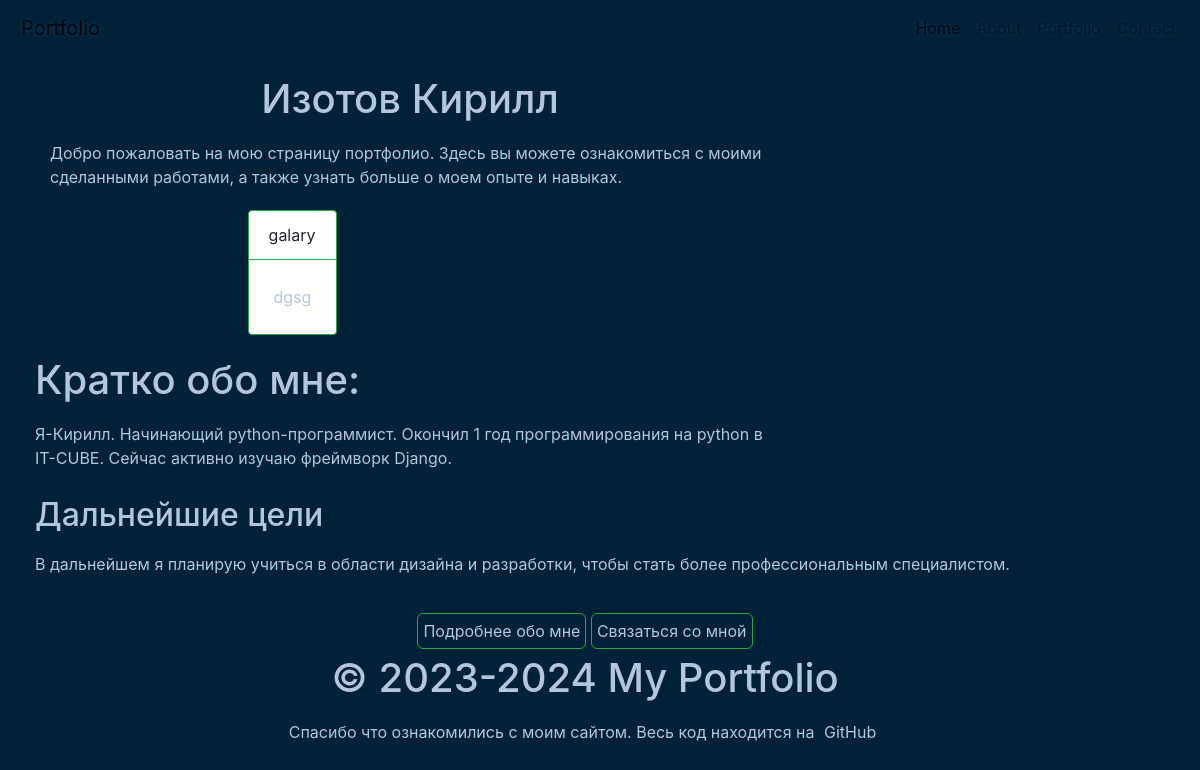
The app's page /, older data.
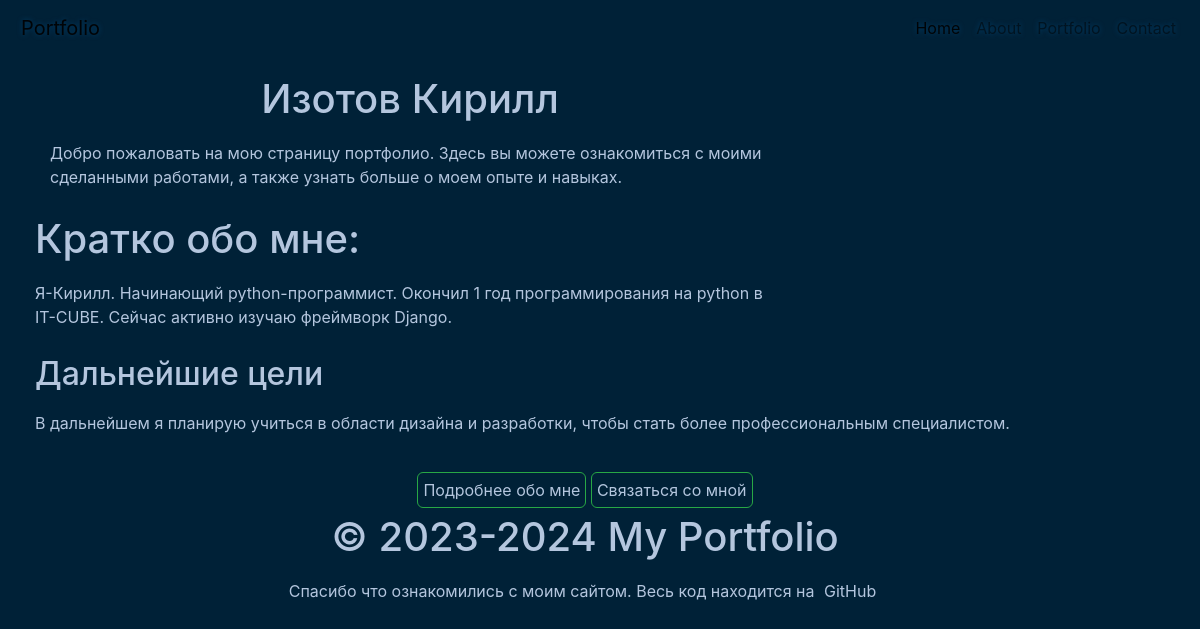
The same page, newer data.
### main/models.py (models this page shows, shortened)
class Post(models.Model):
    title = models.CharField(max_length=100)
    text = models.TextField()

### main/views.py (the view)
# urls.py: path('', index, name='home'),
def index(request) :
    post = Post.objects.order_by('-id')[:1]
    data = {
        'title': 'Главная страница',
        'card': ['категория', 'текст', 'вывод'],
        'post': post,
    }
    return render(request, 'main/index.html', {'data': data})

### main/templates/main/index.html (shortened to what this page needs)
{% extends 'main/baze.html' %}
{% block content%}
  <div class="container adaptive-text">
    <div class="row justify-content-between">
        <div class="col-8">
            <h1 class="text-center mb-9">Изотов Кирилл</h1>
            <p>Добро пожаловать на мою страницу портфолио. Здесь вы можете ознакомиться с
                моими сделанными работами, а также узнать больше о моем опыте и навыках.</p>
        </div>
        <div class="row justify-content-between">
            <div class="col-6 row justify-content-center ">
                {% for el in data.post %}
                    <div class="card border-success mb-3 card--blur" >
                      <div class="card-header bg-transparent border-success">{{el.title}}</div>
                      <div class="card-body text-success">
                        <p class="card-text">{{el.text}}</p>
                      </div>
                    </div>
                {% endfor %}
            </div>
            <div class="col-8">
                <h1>Кратко обо мне:</h1>
                <p>Я-Кирилл. Начинающий python-программист. Окончил 1 год программирования на python в IT-CUBE.
                Сейчас активно изучаю фреймворк Django.</p>
            </div>
        </div>
            <h2>Дальнейшие цели</h2>
            <p>В дальнейшем я планирую учиться
                в области дизайна и разработки, чтобы стать более профессиональным специалистом.</p>
    </div>
{% endblock %}

Row changes from the older to the newer data that the page shows:
removed Post: title "galary", text "dgsg"
